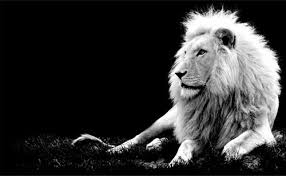
#> input picture leon.jpeg, 286 x 176 px
$ python svd.py
#> lines starting #> are read from the running program, lines starting #| are printed output that depends on the picture
import numpy as np
import matplotlib.image as img
from matplotlib import pyplot as plt
from PIL import Image

#cargar una imagen de un archivo
def loadImage(nombreImage = 'leon.jpeg', mostrarImagen = True):
#> called with nombreImage = 'leon.jpeg', mostrarImagen = True
  img = Image.open(nombreImage)
#> img is the input picture: PIL image 286x176 RGB; min 0, max 255, mean 48.8
  if (mostrarImagen == True):
    img.show()
  return img

#convertir una imagen
#a una matriz
def convertirImagen(imagen, mostrarImagen = False):
  #RGB
  #LA
  #CMYK
  #YCbCr
  #HSV
#> called with mostrarImagen = False
  imagen_gris = imagen.convert('LA')
  imagen_gris_matriz = np.array(list(imagen_gris.getdata(band=0)), float)
  imagen_gris_matriz.shape = imagen_gris.size[1], imagen_gris.size[0]
  imagen_matriz = np.matrix(imagen_gris_matriz)
  if (mostrarImagen == True):
    plt.imshow(imagen_matriz, cmap='gray')
    plt.show()
  return imagen_matriz


def SVD(imagen_matriz):
  #SINGULAR VALUE DECOMPOSITION
  U_svd, sigma, V_svd = np.linalg.svd(imagen_matriz)
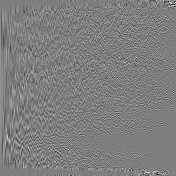
#> U_svd: shape (176, 176) float64; min -0.602, max 0.605, mean 0.000564; drawn with min black and max white
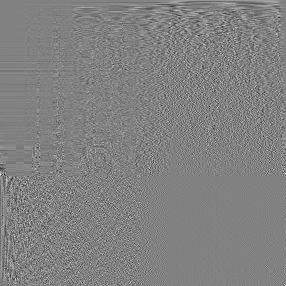
#> V_svd: shape (286, 286) float64; min -0.51, max 0.495, mean 4.9e-05; drawn with min black and max white
#> sigma = 176 values, max 17897.2 at index 0, min 0.657 at index 175, mean 468.9
  n = 100 #Entre mayor n mayor es la resolucion
  frobenius = []
  for i in range(25, n+1, 5):
    #multiplicar la matriz U * D * V para reconstruir la matriz original
    #n decide la cantidad de elementos a obtener de las matrices.
    U =  np.matrix(U_svd[:, :i])
    D =  np.diag(sigma[:i]) #obtener solo la diagonal
    V =  np.matrix(V_svd[:i, :])
    imagen_reconstruida =  U*D*V
    plt.imshow(imagen_reconstruida, cmap='gray')
    frob = (np.linalg.norm(imagen_matriz) - np.linalg.norm(imagen_reconstruida))
    titulo = "n = " + str(i) + " norma frobenius " + str(frob)
    frobenius.append(frob)
    plt.title(titulo)
    plt.show()
#> this loop made 16 passes
#> (frob, titulo) on passes 2, 4, 5, 6, 7, 8, 10, 13, 14, 15: (131.7, 'n = 30 norma frobenius 131.6556375441396'), (83.03, 'n = 40 norma frobenius 83.03111521757819'), (66.67, 'n = 45 norma frobenius 66.66892368124172'), (53.41, 'n = 50 norma frobenius 53.4070530218487'), (42.69, 'n = 55 norma frobenius 42.69047924697588'), (34.02, 'n = 60 norma frobenius 34.01531273056753'), (21.67, 'n = 70 norma frobenius 21.66715419377215'), (10.38, 'n = 85 norma frobenius 10.38019094592164'), (7.98, 'n = 90 norma frobenius 7.984438604209572'), (6.12, 'n = 95 norma frobenius 6.121972999888385')
#> frob on passes 1, 3, 9, 11, 12, 16: 169.7, 103.4, 27.23, 17.04, 13.32, 4.62
#> pass 1, in SVD, `D =  np.diag(sigma[:i])`:
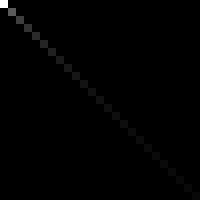
#> D: shape (25, 25) float64 (shown 8 times larger); min 0, max 17897.2, mean 94.4; drawn with min black and max white
#> pass 1, in SVD, `V =  np.matrix(V_svd[:i, :])`:
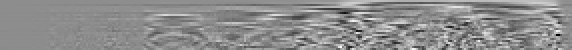
#> V: shape (25, 286) float64 (shown 2 times larger); min -0.317, max 0.256, mean 0.00102; drawn with min black and max white
#> pass 1, in SVD, `imagen_reconstruida =  U*D*V`:
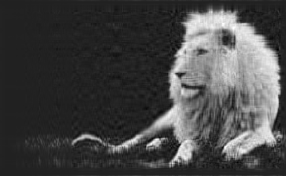
#> imagen_reconstruida: shape (176, 286) float64; min -44.97, max 295.2, mean 48.7; drawn with min black and max white
#> pass 2, in SVD, `plt.show()`:
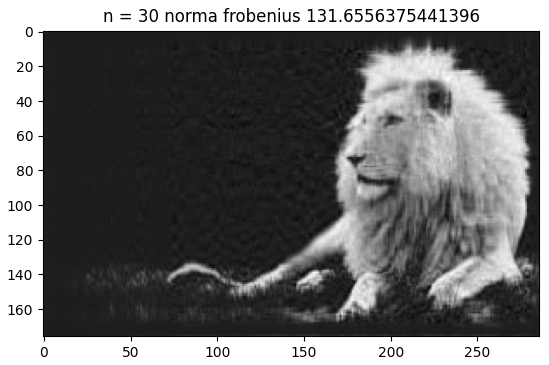
#> figure drawn by matplotlib, 1 panel
#> after the loop, frobenius = [169.7, 131.7, 103.4, 83.03, 66.67, 53.41, 42.69, 34.02, 27.23, 21.67, 17.04, 13.32, 10.38, 7.98, 6.12, 4.62]
  x = range(len(frobenius))
  plt.plot(x, frobenius, 'ro')
  plt.show()
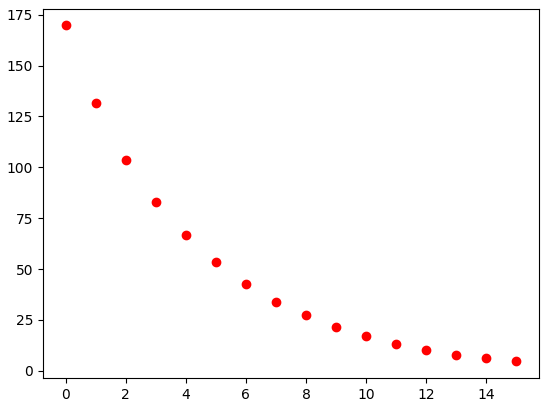
#> figure drawn by matplotlib, 1 panel; curve peaks at x = 0, y = 169.7


imagen = loadImage('leon.jpeg')
matriz = convertirImagen(imagen)
SVD(matriz)
